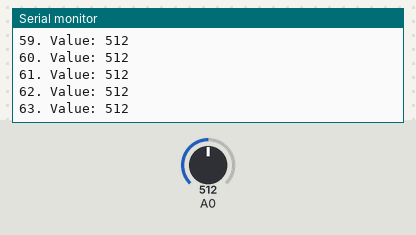
The sketch below on a simulated Arduino Uno, built with avr-gcc and run on an emulated ATmega328P. Shown: the last lines printed to the serial monitor. The inputs (shaded band) are chosen by the test bench; at power-on: A0 = 512.

Above: at 1.2 s.
1.3 s: A0 set to 109
At 2.0 s:
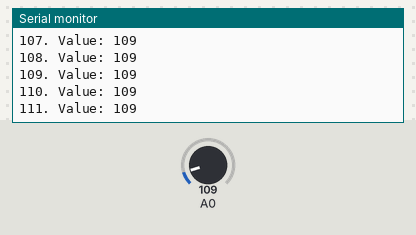
4.3 s: A0 set to 93
At 17.6 s:
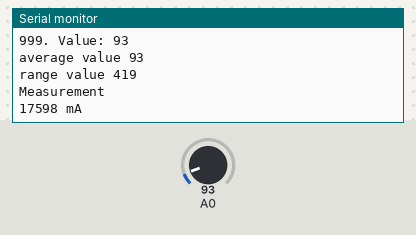
Timing chart, 0 to 17.8 s (numbered marks = the images above; inputs shaded):
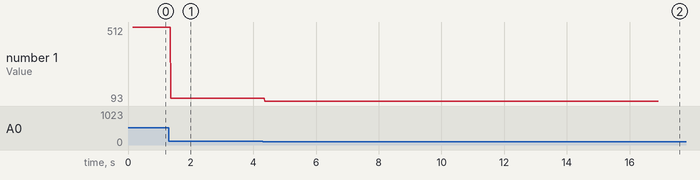

The sketch:

current_sensor_code.ino
```cpp
int averageValue=0;
int lowestValue=0;
int highestValue=0;
int range=0;
int multiplicator=42;

void setup() {
  // initialize serial communication at 9600 bits per second:
  Serial.begin(9600);
}

// the loop routine runs over and over again forever:
void loop() {

  delay(50);
  lowestValue = analogRead(A0);
  delay(50);
  highestValue = analogRead(A0);
  delay(50);
  averageValue = (lowestValue + highestValue) /2;
  for (int i=0;i<1000;i++)
  {
  //average
  int currentValue = analogRead(A0);
  //print the current value
  Serial.print(i);
  Serial.print(". Value: ");
  Serial.println(currentValue);
  delay(10);        // delay in between reads for stability
  averageValue = (currentValue + averageValue) / 2;

  if (currentValue < lowestValue)
  {
    lowestValue=currentValue;
  }
  if (currentValue > highestValue)
  {
    highestValue = currentValue;
  }


  }
  Serial.print("average value ");
  Serial.println(averageValue);
  range = highestValue-lowestValue;
  Serial.print("range value ");
  Serial.println(range);
  int measurement=multiplicator*range;
  //multiplicator = 424/range;
  Serial.println("Measurement ");
  Serial.print(measurement);
  Serial.print(" mA");
  delay(10000000);


  }
```

Measured:
- the behaviour switches between 100 and 99 on A0 (found by bisection; images 1 and 2)
